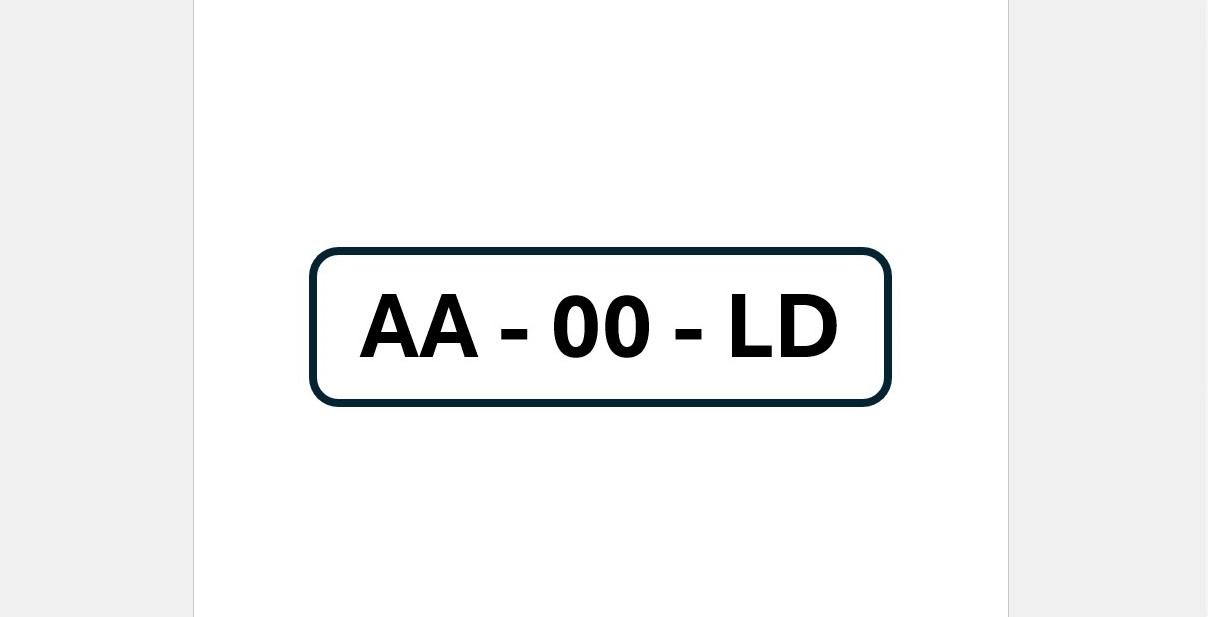
#> input picture PyAPI/imagem/matricola.jpg, 1208 x 617 px
$ python appMain.py
#> lines starting #> are read from the running program, lines starting #| are printed output that depends on the picture
import cv2
import numpy as np

# Carregar o classificador treinado para placas russas
plate_cascade = cv2.CascadeClassifier('haarcascade_russian_plate_number.xml')

# Verificar se o classificador foi carregado corretamente
if plate_cascade.empty():
    print("Erro: Não foi possível carregar o arquivo XML.")
    print("Certifique-se de que o arquivo está no diretório correto.")
    exit()

# Carregar a imagem de teste
# Substitua 'placa_carro.jpg' pelo caminho da sua imagem
img = cv2.imread('imagem/matricola.jpg')
#> img is the input picture: shape (617, 1208, 3); mean B, G, R 243.3, 243.1, 242.6

if img is None:
    print("Erro: Não foi possível carregar a imagem.")
    print("Verifique o caminho do arquivo.")
    exit()

# Converter para escala de cinza (necessário para o Haar Cascade)
gray = cv2.cvtColor(img, cv2.COLOR_BGR2GRAY)

# Detectar placas na imagem
# Parâmetros: escala, vizinhos mínimos
plates = plate_cascade.detectMultiScale(
    gray,
    scaleFactor=1.05,      # Redução de escala a cada iteração
    minNeighbors=1,       # 3 Quantidade mínima de vizinhos
    minSize=(50, 20)      # Tamanho mínimo da placa
)
#> plates = [[218, 197, 655, 218]]

# Mostrar resultados
print(f"Total de placas detectadas: {len(plates)}")
#| Total de placas detectadas: 1


# Verificar se alguma placa foi detectada
if len(plates) > 0:
    # PLACA DETECTADA: salvar apenas a região da placa
    print("\n✅ Placa(s) detectada(s)! Salvando apenas a(s) região(ões) da placa...")

    for i, (x, y, w, h) in enumerate(plates):
        # Recortar a região da placa da imagem ORIGINAL
        placa_recortada = img[y:y+h, x:x+w]

        # Salvar a placa recortada como um arquivo separado
        nome_arquivo = f'placa_detectada_{i+1}.jpg'
        cv2.imwrite(nome_arquivo, placa_recortada)
        print(f"  → Placa {i+1} salva como '{nome_arquivo}' - Coordenadas: x={x}, y={y}, w={w}, h={h}")

        # Opcional: Mostrar cada placa recortada em uma janela separada
        cv2.imshow(f'Placa Detectada {i+1}', placa_recortada)
#> this loop made 1 pass
#|   → Placa 1 salva como 'placa_detectada_1.jpg' - Coordenadas: x=218, y=197, w=655, h=218
#> pass 1, `placa_recortada = img[y:y+h, x:x+w]`:
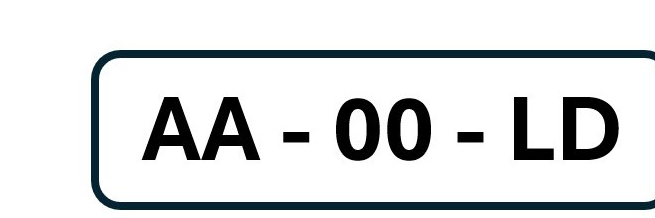
#> placa_recortada: shape (218, 655, 3); mean B, G, R 221.4, 220.7, 218.6

else:
    # NENHUMA PLACA DETECTADA: salvar a imagem original
    print("\n❌ Nenhuma placa detectada! Salvando a imagem original como resultado...")
    cv2.imwrite('resultado_deteccao.jpg', img)
    print("  → Imagem original salva como 'resultado_deteccao.jpg'")

    # Mostrar mensagem na imagem
    img_com_mensagem = img.copy()
    cv2.putText(img_com_mensagem, 'Nenhuma placa detectada', (50, 50),
                cv2.FONT_HERSHEY_SIMPLEX, 1, (0, 0, 255), 2)
    cv2.imshow('Resultado - Nenhuma Placa', img_com_mensagem)

# Aguardar tecla para fechar
print("\nPressione qualquer tecla para fechar as janelas...")
cv2.waitKey(0)
cv2.destroyAllWindows()
